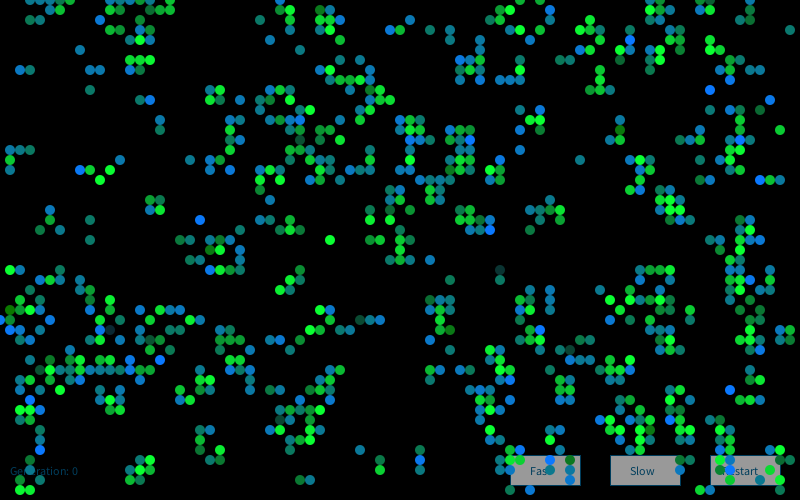
Frame 1 (no input)
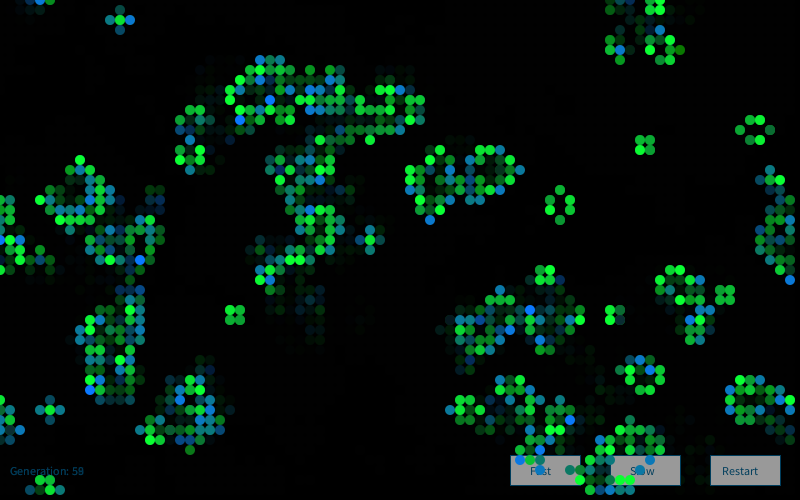
Frame 60 (the mouse pressed at the canvas centre just before this capture)
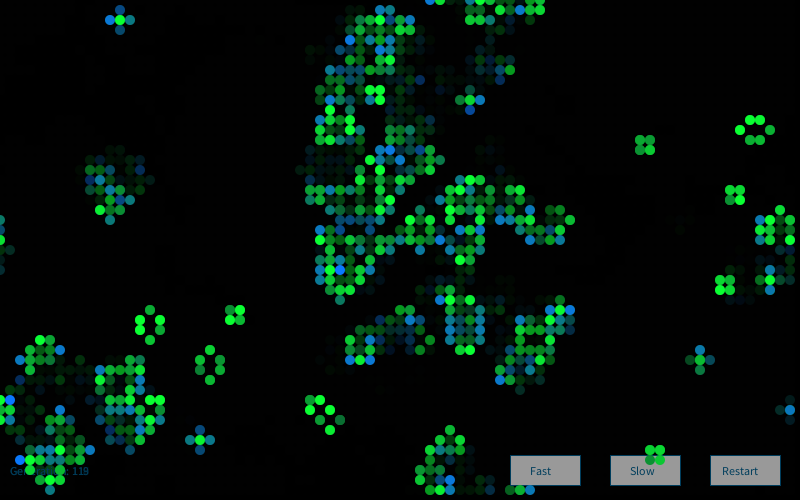
Frame 120 (the mouse held since frame 60 and released just before this capture)

The Processing sketch that drew these frames (run headless with seeded random() and noise(); from frame 60 on, the mouse is pressed at the canvas centre):

// Processing sketch: processing_100353
// ── processing_100353.pde

// John Conway's Game of Life simulation 
// author: Phoebe Mirman 
 
// Rules: 
// 1. A living cell with fewer than two live neighbours dies.
// 2. A living cell with two or three live neighbours lives on to the next generation.
// 3. A living cell with more than three live neighbours dies.
// 4. A dead cell with exactly three live neighbours becomes a live cell.
 
import java.util.*; 

int cellsize = 10;
int col, row;
int[][] current_live_cells, live, colors;
int Generation = 0; // keeps track of the number of generations
 
void setup()
{
  size(800, 500);  
  smooth();
  background(0);
 
  

  //initialize row, columns and set-up arrays
  col = width/cellsize;
  row = height/cellsize;
  current_live_cells = new int[col][row];
  live = new int[col][row];
  colors = new int[col][row];
  colorMode(RGB,255,255,255,100);
 
  //call function to fill array with random values 0 or 1
  initBoard();
  frameRate(30); 
 
}
 
void draw()
{
  fill(#ffffff);
  stroke(0, 102, 153);
  rect(710,455,70,30);
  fill(0, 102, 153);
 
  text("Restart", 722,475); // button to restart the board 
  text("Generation: " + Generation, 10, 475); 
  
  fill(#ffffff);
  stroke(0, 102, 153);
  rect(610,455,70,30);
  fill(0, 102, 153);
  text("Slow", 630,475); // button to make cells slower
  
  fill(#ffffff);
  stroke(0, 102, 153);
  rect(510,455,70,30);
  fill(0, 102, 153);
  text("Fast", 530,475); // button to make cells faster
  
 
  
  fill(0,40);
  rectMode(CORNER);
  noStroke();
  rect(0,0,width,height);
  check();
  render();
}
 
void check() {
  Random ColorGenerator = new Random();
  // loop through every spot in the array and checks the neighbors
  for (int x = 0; x < col;x++) {
    for (int y = 0; y < row;y++) {
      int nb = 0; // neighbor counter
      // if the neighbor is alive or has a value of one, nb is incremented
      // above row
    if (current_live_cells[(x+col-1)% col][(y+row-1) % row] == 1) { nb++; }
    if (current_live_cells[x][(y+row-1) % row ] == 1) { nb++; }
    if (current_live_cells[(x+1)% col ][(y+row-1) % row] == 1) { nb++; }
      // middle row
    if (current_live_cells[(x+col-1)% col ][y] == 1) { nb++; }
    if (current_live_cells[(x+1)% col ][y] == 1) { nb++; }
      // bottom row
    if (current_live_cells[(x+col-1)%col][(y+1)% row] == 1) { nb++; }
    if (current_live_cells[x][(y+1)% row] == 1) { nb++; }
    if (current_live_cells[(x+1)% col][(y+1)% row] == 1) { nb++; }
      
      // generates random numbers for colors
      float r = (float) ColorGenerator.nextGaussian();
      float g = (float) ColorGenerator.nextGaussian();
      float b = (float) ColorGenerator.nextGaussian(); 
      float w = (float) ColorGenerator.nextGaussian();
 
      // constrains the color 
      float sd = 50; float mean = 100;
      r = constrain((r * sd) + mean,0,255);
      sd = 50; mean = 200;
      g = constrain((g * sd) + mean,0,255);
      sd = 50; mean = 150;
      b = constrain((b * sd) + mean,0,255);
      sd = 50; mean = 150;
      w = constrain((w * sd) + mean,0,255);
      
    //Rules of "Life" 
    if ((current_live_cells[x][y] == 1) && (nb <  2)) { live[x][y] = 0; colors[x][y] = color(w);  } // assigned a zero, dies of "loneliness" 
    else if ((current_live_cells[x][y] == 1) && (nb >  3)) { live[x][y] = 0; colors[x][y] = color(r,25,100); } // assigned a zero, dies of "overpopulation"
    else if ((current_live_cells[x][y] == 0) && (nb == 3)) { live[x][y] = 1; colors[x][y] = color(10,120,b); } // assigned a one, reproduces, becomes alive
    else {live[x][y] = current_live_cells[x][y]; colors[x][y] = color(10,g,50); }  // if it fits into none of these categories, it stays the same as was in previous generation
    }
  } 
}
 
void render() {
  for ( int i = 0; i<col; i++) {
    for ( int j = 0; j<row; j++) {
      if ((live[i][j] == 1)) {
       fill(colors[i][j]);
       noStroke();
       ellipse(i*cellsize,j*cellsize,cellsize,cellsize);
        // if the cell is alive, it is shown on the board
      }
    }
  }
 
  //swap old and new game of life boards, the old generation becomes the new one
  int[][] tmp = current_live_cells;
  current_live_cells = live;
  live = tmp;
  Generation++; 
}
 
//init board with random "alive" squares, current_live_cells is assigned
void initBoard() {
  background(0);
  for (int i =0;i < col;i++) {
    for (int j =0;j < row;j++) {
      if (int(random(10))>7) { // if the random number generated is bigger than 7, the cell is alive
        current_live_cells[i][j] = 1;
      } else {
        current_live_cells[i][j] = 0;
      }
    }
  }
}
 
void mousePressed() {
  if (mouseX>710 && mouseY>455 && mouseX<780 && mouseY<485) {
    initBoard(); 
    Generation=0;
     // when the restart button is pressed, the board restarts and the generations are back to zero
  }
  
  if (mouseX>610 && mouseY>455 && mouseX<680 && mouseY<485) {
    frameRate(10);
    // the slow button, decreases the frameRate
  } 
  
  if (mouseX>510 && mouseY>455 && mouseX<580 && mouseY<485) {
    frameRate(80);
    // the fast button, increases the frameRate
  } 
}
 
// when mouse is dragged new alive cells are added 
void mouseDragged() {
  if (mouseX<width && mouseX >0 && mouseY <height && mouseY > 0) {
  int newx;
  int newy;
  
  newx = mouseX/cellsize;
  newy = mouseY/cellsize;
  //current_live_cells[newx][newy] = 1;
  live[newx][newy] = 1;
  render();
  }
}
 
// when the space bar is pressed, board is reset and generations return to zero 
void keyPressed() {
 if (keyCode == ' ') {
     initBoard();
     Generation= 0; 
 } 
}
